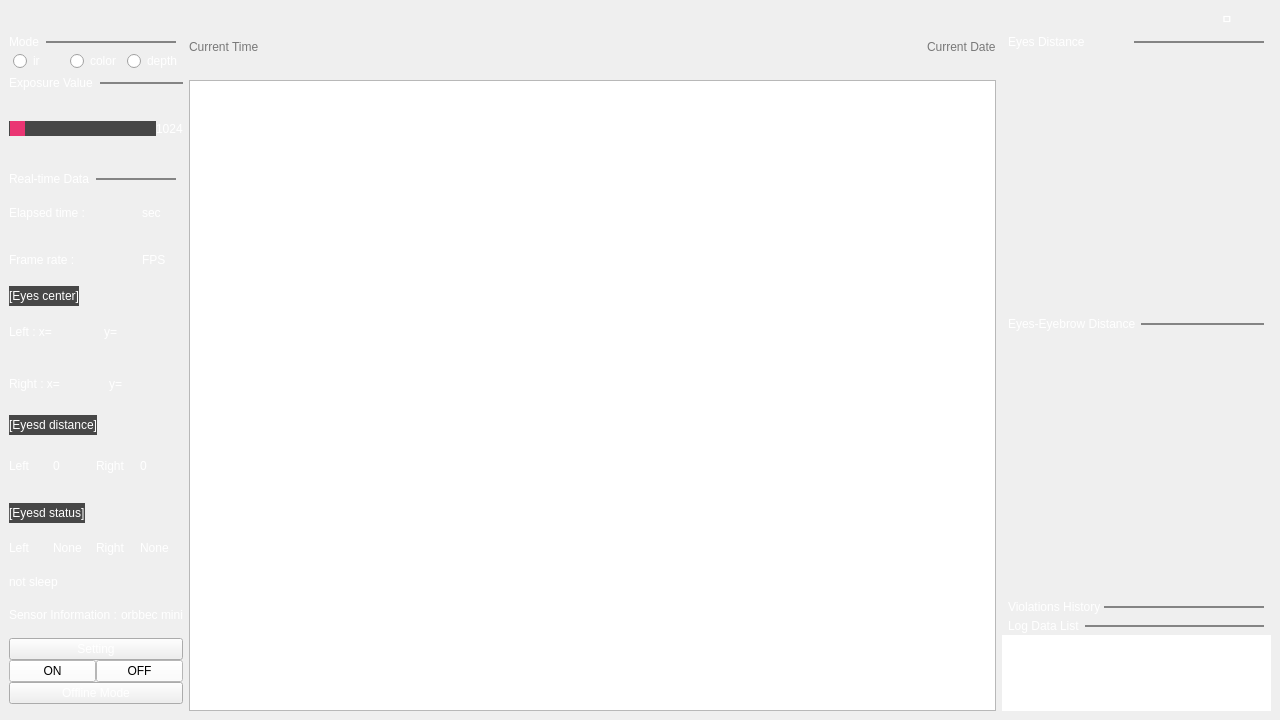
<?xml version="1.0" encoding="UTF-8"?>
<ui version="4.0">
 <class>MainWindow</class>
 <widget class="QMainWindow" name="MainWindow">
  <property name="geometry">
   <rect>
    <x>0</x>
    <y>0</y>
    <width>1280</width>
    <height>720</height>
   </rect>
  </property>
  <property name="windowTitle">
   <string>MainWindow</string>
  </property>
  <property name="styleSheet">
   <string notr="true">background-color:balckrgb(46, 47, 48)</string>
  </property>
  <widget class="QWidget" name="centralwidget">
   <layout class="QGridLayout" name="gridLayout">
    <item row="0" column="0">
     <layout class="QHBoxLayout" name="TitleBar">
      <item>
       <widget class="QLabel" name="title">
        <property name="text">
         <string/>
        </property>
        <property name="pixmap">
         <pixmap resource="../Resource.qrc">:/res/DIV_common_top_logo_icon.png</pixmap>
        </property>
       </widget>
      </item>
      <item>
       <spacer name="horizontalSpacer">
        <property name="orientation">
         <enum>Qt::Horizontal</enum>
        </property>
        <property name="sizeHint" stdset="0">
         <size>
          <width>425</width>
          <height>20</height>
         </size>
        </property>
       </spacer>
      </item>
      <item>
       <layout class="QHBoxLayout" name="horizontalLayout">
        <item>
         <widget class="QPushButton" name="minimize_Button">
          <property name="styleSheet">
           <string notr="true">border:none;
color:white</string>
          </property>
          <property name="text">
           <string/>
          </property>
          <property name="icon">
           <iconset>
            <normaloff>../res/DIV_common_top_minimize_icon_over.png</normaloff>../res/DIV_common_top_minimize_icon_over.png</iconset>
          </property>
         </widget>
        </item>
        <item>
         <widget class="QPushButton" name="max_Button">
          <property name="styleSheet">
           <string notr="true">border:none;
color:white;</string>
          </property>
          <property name="text">
           <string>ㅁ</string>
          </property>
         </widget>
        </item>
        <item>
         <widget class="QPushButton" name="exit_Button">
          <property name="styleSheet">
           <string notr="true">border:none;
color:white</string>
          </property>
          <property name="text">
           <string/>
          </property>
          <property name="icon">
           <iconset>
            <normaloff>../res/DIV_common_top_exit_icon_over.png</normaloff>../res/DIV_common_top_exit_icon_over.png</iconset>
          </property>
         </widget>
        </item>
       </layout>
      </item>
     </layout>
    </item>
    <item row="1" column="0">
     <layout class="QHBoxLayout" name="horizontalLayout_23" stretch="1,6,2">
      <item>
       <layout class="QVBoxLayout" name="verticalLayout_7" stretch="1,1,5,1">
        <property name="spacing">
         <number>5</number>
        </property>
        <property name="topMargin">
         <number>0</number>
        </property>
        <item>
         <layout class="QVBoxLayout" name="mode_layout" stretch="0,1">
          <property name="spacing">
           <number>2</number>
          </property>
          <item>
           <layout class="QHBoxLayout" name="horizontalLayout_18" stretch="0,1">
            <property name="spacing">
             <number>7</number>
            </property>
            <property name="rightMargin">
             <number>7</number>
            </property>
            <item>
             <widget class="QLabel" name="label_12">
              <property name="styleSheet">
               <string notr="true">color:white</string>
              </property>
              <property name="text">
               <string>Mode</string>
              </property>
             </widget>
            </item>
            <item>
             <widget class="QLabel" name="label_6">
              <property name="sizePolicy">
               <sizepolicy hsizetype="Preferred" vsizetype="Fixed">
                <horstretch>0</horstretch>
                <verstretch>2</verstretch>
               </sizepolicy>
              </property>
              <property name="minimumSize">
               <size>
                <width>0</width>
                <height>2</height>
               </size>
              </property>
              <property name="maximumSize">
               <size>
                <width>16777215</width>
                <height>2</height>
               </size>
              </property>
              <property name="toolTipDuration">
               <number>-1</number>
              </property>
              <property name="styleSheet">
               <string notr="true">background-color:rgb(132,132,132);</string>
              </property>
              <property name="text">
               <string/>
              </property>
              <property name="indent">
               <number>0</number>
              </property>
             </widget>
            </item>
           </layout>
          </item>
          <item>
           <layout class="QHBoxLayout" name="horizontalLayout_7">
            <property name="leftMargin">
             <number>4</number>
            </property>
            <item>
             <widget class="QRadioButton" name="ir_Btn">
              <property name="styleSheet">
               <string notr="true">color:white</string>
              </property>
              <property name="text">
               <string>ir</string>
              </property>
             </widget>
            </item>
            <item>
             <widget class="QRadioButton" name="color_Btn">
              <property name="styleSheet">
               <string notr="true">color:white</string>
              </property>
              <property name="text">
               <string>color</string>
              </property>
             </widget>
            </item>
            <item>
             <widget class="QRadioButton" name="depth_Btn">
              <property name="styleSheet">
               <string notr="true">color:white</string>
              </property>
              <property name="text">
               <string>depth</string>
              </property>
             </widget>
            </item>
           </layout>
          </item>
         </layout>
        </item>
        <item>
         <layout class="QVBoxLayout" name="exposurelayout" stretch="0,1">
          <property name="spacing">
           <number>0</number>
          </property>
          <item>
           <layout class="QHBoxLayout" name="horizontalLayout_16" stretch="0,1">
            <property name="spacing">
             <number>7</number>
            </property>
            <item>
             <widget class="QLabel" name="label_4">
              <property name="styleSheet">
               <string notr="true">color:white</string>
              </property>
              <property name="text">
               <string>Exposure Value</string>
              </property>
             </widget>
            </item>
            <item>
             <widget class="QLabel" name="label_34">
              <property name="sizePolicy">
               <sizepolicy hsizetype="Preferred" vsizetype="Fixed">
                <horstretch>0</horstretch>
                <verstretch>2</verstretch>
               </sizepolicy>
              </property>
              <property name="minimumSize">
               <size>
                <width>0</width>
                <height>2</height>
               </size>
              </property>
              <property name="maximumSize">
               <size>
                <width>16777215</width>
                <height>2</height>
               </size>
              </property>
              <property name="toolTipDuration">
               <number>-1</number>
              </property>
              <property name="styleSheet">
               <string notr="true">background-color:rgb(132,132,132);</string>
              </property>
              <property name="text">
               <string/>
              </property>
              <property name="indent">
               <number>0</number>
              </property>
             </widget>
            </item>
           </layout>
          </item>
          <item>
           <layout class="QHBoxLayout" name="horizontalLayout_17">
            <item>
             <widget class="QSlider" name="slideExposureVal">
              <property name="styleSheet">
               <string notr="true">QSlider::groove:horizontal {
	border : 1px solid rgb(71,71,71);
    height: 15px;
	background-color : rgb(71,71,71);
    }
QSlider::handle:horizontal {
	background-color : rgb(234,53,115);
    width: 15px;
    }
QSlider::handle:horizontal:hover{
	background-color : rgb(241, 153, 193);
    width: 15px;
}</string>
              </property>
              <property name="minimum">
               <number>1</number>
              </property>
              <property name="maximum">
               <number>1024</number>
              </property>
              <property name="pageStep">
               <number>9</number>
              </property>
              <property name="value">
               <number>1</number>
              </property>
              <property name="orientation">
               <enum>Qt::Horizontal</enum>
              </property>
             </widget>
            </item>
            <item>
             <widget class="QLabel" name="lblExposureVal">
              <property name="styleSheet">
               <string notr="true">color:white</string>
              </property>
              <property name="text">
               <string>1024</string>
              </property>
             </widget>
            </item>
           </layout>
          </item>
         </layout>
        </item>
        <item>
         <layout class="QVBoxLayout" name="verticalLayout_3" stretch="0,1,1,3,2,3">
          <property name="spacing">
           <number>6</number>
          </property>
          <item>
           <layout class="QHBoxLayout" name="horizontalLayout_14" stretch="0,1">
            <property name="spacing">
             <number>7</number>
            </property>
            <property name="rightMargin">
             <number>7</number>
            </property>
            <item>
             <widget class="QLabel" name="label">
              <property name="styleSheet">
               <string notr="true">color:white</string>
              </property>
              <property name="text">
               <string>Real-time Data</string>
              </property>
             </widget>
            </item>
            <item>
             <widget class="QLabel" name="label_5">
              <property name="sizePolicy">
               <sizepolicy hsizetype="Preferred" vsizetype="Fixed">
                <horstretch>0</horstretch>
                <verstretch>2</verstretch>
               </sizepolicy>
              </property>
              <property name="minimumSize">
               <size>
                <width>0</width>
                <height>2</height>
               </size>
              </property>
              <property name="maximumSize">
               <size>
                <width>16777215</width>
                <height>2</height>
               </size>
              </property>
              <property name="toolTipDuration">
               <number>-1</number>
              </property>
              <property name="styleSheet">
               <string notr="true">background-color:rgb(132,132,132);</string>
              </property>
              <property name="text">
               <string/>
              </property>
              <property name="indent">
               <number>0</number>
              </property>
             </widget>
            </item>
           </layout>
          </item>
          <item>
           <layout class="QHBoxLayout" name="Elapsed_time">
            <item>
             <widget class="QLabel" name="label_14">
              <property name="styleSheet">
               <string notr="true">color:white</string>
              </property>
              <property name="text">
               <string>Elapsed time : </string>
              </property>
             </widget>
            </item>
            <item>
             <widget class="QLabel" name="TimeElapsed_lbl">
              <property name="styleSheet">
               <string notr="true">color:white</string>
              </property>
              <property name="text">
               <string/>
              </property>
              <property name="alignment">
               <set>Qt::AlignCenter</set>
              </property>
             </widget>
            </item>
            <item>
             <widget class="QLabel" name="label_16">
              <property name="styleSheet">
               <string notr="true">color:white</string>
              </property>
              <property name="text">
               <string>sec</string>
              </property>
             </widget>
            </item>
           </layout>
          </item>
          <item>
           <layout class="QHBoxLayout" name="Frame_rate">
            <item>
             <widget class="QLabel" name="label_11">
              <property name="styleSheet">
               <string notr="true">color:white</string>
              </property>
              <property name="text">
               <string>Frame rate :    </string>
              </property>
             </widget>
            </item>
            <item>
             <widget class="QLabel" name="fps_lbl">
              <property name="styleSheet">
               <string notr="true">color:white</string>
              </property>
              <property name="text">
               <string/>
              </property>
              <property name="alignment">
               <set>Qt::AlignCenter</set>
              </property>
             </widget>
            </item>
            <item>
             <widget class="QLabel" name="label_13">
              <property name="styleSheet">
               <string notr="true">color:white</string>
              </property>
              <property name="text">
               <string>FPS</string>
              </property>
             </widget>
            </item>
           </layout>
          </item>
          <item>
           <layout class="QVBoxLayout" name="Eyescenterlayout" stretch="0,1,1">
            <property name="spacing">
             <number>0</number>
            </property>
            <item>
             <layout class="QHBoxLayout" name="horizontalLayout_8">
              <item>
               <widget class="QLabel" name="label_22">
                <property name="styleSheet">
                 <string notr="true">color:white;
background-color : rgb(71,71,71);</string>
                </property>
                <property name="text">
                 <string>[Eyes center]</string>
                </property>
               </widget>
              </item>
              <item>
               <spacer name="horizontalSpacer_6">
                <property name="orientation">
                 <enum>Qt::Horizontal</enum>
                </property>
                <property name="sizeHint" stdset="0">
                 <size>
                  <width>40</width>
                  <height>20</height>
                 </size>
                </property>
               </spacer>
              </item>
             </layout>
            </item>
            <item>
             <layout class="QHBoxLayout" name="horizontalLayout_5" stretch="1,1,1,1,1,1">
              <item>
               <widget class="QLabel" name="label_23">
                <property name="styleSheet">
                 <string notr="true">color:white</string>
                </property>
                <property name="text">
                 <string>Left : x=</string>
                </property>
               </widget>
              </item>
              <item>
               <widget class="QLabel" name="lblLEyeCenterX">
                <property name="styleSheet">
                 <string notr="true">color:white</string>
                </property>
                <property name="text">
                 <string/>
                </property>
               </widget>
              </item>
              <item>
               <spacer name="horizontalSpacer_10">
                <property name="orientation">
                 <enum>Qt::Horizontal</enum>
                </property>
                <property name="sizeHint" stdset="0">
                 <size>
                  <width>40</width>
                  <height>20</height>
                 </size>
                </property>
               </spacer>
              </item>
              <item>
               <widget class="QLabel" name="label_25">
                <property name="styleSheet">
                 <string notr="true">color:white</string>
                </property>
                <property name="text">
                 <string>y=</string>
                </property>
               </widget>
              </item>
              <item>
               <widget class="QLabel" name="lblLEyeCenterY">
                <property name="styleSheet">
                 <string notr="true">color:white</string>
                </property>
                <property name="text">
                 <string/>
                </property>
               </widget>
              </item>
              <item>
               <spacer name="horizontalSpacer_7">
                <property name="orientation">
                 <enum>Qt::Horizontal</enum>
                </property>
                <property name="sizeHint" stdset="0">
                 <size>
                  <width>40</width>
                  <height>20</height>
                 </size>
                </property>
               </spacer>
              </item>
             </layout>
            </item>
            <item>
             <layout class="QHBoxLayout" name="horizontalLayout_6" stretch="1,1,1,1,1,1">
              <item>
               <widget class="QLabel" name="label_24">
                <property name="styleSheet">
                 <string notr="true">color:white</string>
                </property>
                <property name="text">
                 <string>Right : x=</string>
                </property>
               </widget>
              </item>
              <item>
               <widget class="QLabel" name="lblREyeCenterX">
                <property name="styleSheet">
                 <string notr="true">color:white</string>
                </property>
                <property name="text">
                 <string/>
                </property>
               </widget>
              </item>
              <item>
               <spacer name="horizontalSpacer_12">
                <property name="orientation">
                 <enum>Qt::Horizontal</enum>
                </property>
                <property name="sizeHint" stdset="0">
                 <size>
                  <width>40</width>
                  <height>20</height>
                 </size>
                </property>
               </spacer>
              </item>
              <item>
               <widget class="QLabel" name="label_26">
                <property name="styleSheet">
                 <string notr="true">color:white</string>
                </property>
                <property name="text">
                 <string>y=</string>
                </property>
               </widget>
              </item>
              <item>
               <widget class="QLabel" name="lblREyeCenterY">
                <property name="styleSheet">
                 <string notr="true">color:white</string>
                </property>
                <property name="text">
                 <string/>
                </property>
               </widget>
              </item>
              <item>
               <spacer name="horizontalSpacer_8">
                <property name="orientation">
                 <enum>Qt::Horizontal</enum>
                </property>
                <property name="sizeHint" stdset="0">
                 <size>
                  <width>40</width>
                  <height>20</height>
                 </size>
                </property>
               </spacer>
              </item>
             </layout>
            </item>
           </layout>
          </item>
          <item>
           <layout class="QVBoxLayout" name="Eyesd_distance" stretch="0,1">
            <property name="spacing">
             <number>0</number>
            </property>
            <item>
             <layout class="QHBoxLayout" name="horizontalLayout_9">
              <item>
               <widget class="QLabel" name="label_15">
                <property name="styleSheet">
                 <string notr="true">color:white;
background-color : rgb(71,71,71);</string>
                </property>
                <property name="text">
                 <string>[Eyesd distance]</string>
                </property>
               </widget>
              </item>
              <item>
               <spacer name="horizontalSpacer_4">
                <property name="orientation">
                 <enum>Qt::Horizontal</enum>
                </property>
                <property name="sizeHint" stdset="0">
                 <size>
                  <width>40</width>
                  <height>20</height>
                 </size>
                </property>
               </spacer>
              </item>
             </layout>
            </item>
            <item>
             <layout class="QHBoxLayout" name="horizontalLayout_11">
              <item>
               <widget class="QLabel" name="label_17">
                <property name="styleSheet">
                 <string notr="true">color:white</string>
                </property>
                <property name="text">
                 <string>Left</string>
                </property>
               </widget>
              </item>
              <item>
               <widget class="QLabel" name="lblEyeDistL">
                <property name="styleSheet">
                 <string notr="true">color:white</string>
                </property>
                <property name="text">
                 <string>0</string>
                </property>
               </widget>
              </item>
              <item>
               <widget class="QLabel" name="label_18">
                <property name="styleSheet">
                 <string notr="true">color:white</string>
                </property>
                <property name="text">
                 <string>Right</string>
                </property>
               </widget>
              </item>
              <item>
               <widget class="QLabel" name="lblEyeDistR">
                <property name="styleSheet">
                 <string notr="true">color:white</string>
                </property>
                <property name="text">
                 <string>0</string>
                </property>
               </widget>
              </item>
             </layout>
            </item>
           </layout>
          </item>
          <item>
           <layout class="QVBoxLayout" name="Eyesd_status" stretch="0,1,1">
            <property name="spacing">
             <number>0</number>
            </property>
            <property name="bottomMargin">
             <number>3</number>
            </property>
            <item>
             <layout class="QHBoxLayout" name="horizontalLayout_10">
              <item>
               <widget class="QLabel" name="label_19">
                <property name="styleSheet">
                 <string notr="true">color:white;
background-color : rgb(71,71,71);</string>
                </property>
                <property name="text">
                 <string>[Eyesd status]</string>
                </property>
               </widget>
              </item>
              <item>
               <spacer name="horizontalSpacer_5">
                <property name="orientation">
                 <enum>Qt::Horizontal</enum>
                </property>
                <property name="sizeHint" stdset="0">
                 <size>
                  <width>40</width>
                  <height>20</height>
                 </size>
                </property>
               </spacer>
              </item>
             </layout>
            </item>
            <item>
             <layout class="QHBoxLayout" name="horizontalLayout_12">
              <item>
               <widget class="QLabel" name="label_20">
                <property name="styleSheet">
                 <string notr="true">color:white</string>
                </property>
                <property name="text">
                 <string>Left</string>
                </property>
               </widget>
              </item>
              <item>
               <widget class="QLabel" name="lblEyeStatL">
                <property name="styleSheet">
                 <string notr="true">color:white</string>
                </property>
                <property name="text">
                 <string>None</string>
                </property>
               </widget>
              </item>
              <item>
               <widget class="QLabel" name="label_21">
                <property name="styleSheet">
                 <string notr="true">color:white</string>
                </property>
                <property name="text">
                 <string>Right</string>
                </property>
               </widget>
              </item>
              <item>
               <widget class="QLabel" name="lblEyeStatR">
                <property name="styleSheet">
                 <string notr="true">color:white</string>
                </property>
                <property name="text">
                 <string>None</string>
                </property>
               </widget>
              </item>
             </layout>
            </item>
            <item>
             <layout class="QVBoxLayout" name="verticalLayout_8">
              <item>
               <widget class="QLabel" name="lblStatus">
                <property name="styleSheet">
                 <string notr="true">color:white</string>
                </property>
                <property name="text">
                 <string>not sleep</string>
                </property>
               </widget>
              </item>
              <item>
               <widget class="QLabel" name="label_29">
                <property name="text">
                 <string/>
                </property>
               </widget>
              </item>
              <item>
               <layout class="QHBoxLayout" name="horizontalLayout_13">
                <item>
                 <widget class="QLabel" name="label_27">
                  <property name="styleSheet">
                   <string notr="true">color:white</string>
                  </property>
                  <property name="text">
                   <string>Sensor Information : </string>
                  </property>
                 </widget>
                </item>
                <item>
                 <widget class="QLabel" name="label_28">
                  <property name="styleSheet">
                   <string notr="true">color:white</string>
                  </property>
                  <property name="text">
                   <string>orbbec mini</string>
                  </property>
                 </widget>
                </item>
               </layout>
              </item>
             </layout>
            </item>
           </layout>
          </item>
         </layout>
        </item>
        <item>
         <layout class="QVBoxLayout" name="Btn_group">
          <property name="spacing">
           <number>0</number>
          </property>
          <property name="topMargin">
           <number>7</number>
          </property>
          <property name="bottomMargin">
           <number>7</number>
          </property>
          <item>
           <widget class="QPushButton" name="Setting_Btn">
            <property name="styleSheet">
             <string notr="true">color:white</string>
            </property>
            <property name="text">
             <string>Setting</string>
            </property>
           </widget>
          </item>
          <item>
           <layout class="QHBoxLayout" name="horizontalLayout_4">
            <property name="spacing">
             <number>0</number>
            </property>
            <item>
             <widget class="QPushButton" name="start_Btn">
              <property name="styleSheet">
               <string notr="true">background-color:white</string>
              </property>
              <property name="text">
               <string>ON</string>
              </property>
             </widget>
            </item>
            <item>
             <widget class="QPushButton" name="stop_Btn">
              <property name="styleSheet">
               <string notr="true">background-color:white</string>
              </property>
              <property name="text">
               <string>OFF</string>
              </property>
             </widget>
            </item>
           </layout>
          </item>
          <item>
           <widget class="QPushButton" name="offline_mode">
            <property name="styleSheet">
             <string notr="true">color:white</string>
            </property>
            <property name="text">
             <string>Offline Mode</string>
            </property>
           </widget>
          </item>
         </layout>
        </item>
       </layout>
      </item>
      <item>
       <layout class="QVBoxLayout" name="VideoView">
        <property name="topMargin">
         <number>5</number>
        </property>
        <item>
         <layout class="QHBoxLayout" name="horizontalLayout_2">
          <item>
           <layout class="QVBoxLayout" name="verticalLayout">
            <item>
             <widget class="QLabel" name="label_2">
              <property name="styleSheet">
               <string notr="true">color:rgb(120, 120, 120)</string>
              </property>
              <property name="text">
               <string>Current Time</string>
              </property>
             </widget>
            </item>
            <item>
             <widget class="QLabel" name="time_lbl">
              <property name="styleSheet">
               <string notr="true">color:white</string>
              </property>
              <property name="text">
               <string/>
              </property>
             </widget>
            </item>
           </layout>
          </item>
          <item>
           <spacer name="horizontalSpacer_2">
            <property name="orientation">
             <enum>Qt::Horizontal</enum>
            </property>
            <property name="sizeHint" stdset="0">
             <size>
              <width>40</width>
              <height>20</height>
             </size>
            </property>
           </spacer>
          </item>
          <item>
           <widget class="QPushButton" name="homedsm_Button">
            <property name="styleSheet">
             <string notr="true">border:none</string>
            </property>
            <property name="text">
             <string/>
            </property>
            <property name="icon">
             <iconset>
              <normaloff>../res/DIV_home_dsm_btn_off.png</normaloff>
              <normalon>:/res/DIV_home_dsm_btn_on.png</normalon>../res/DIV_home_dsm_btn_off.png</iconset>
            </property>
            <property name="iconSize">
             <size>
              <width>190</width>
              <height>45</height>
             </size>
            </property>
           </widget>
          </item>
          <item>
           <spacer name="horizontalSpacer_3">
            <property name="orientation">
             <enum>Qt::Horizontal</enum>
            </property>
            <property name="sizeHint" stdset="0">
             <size>
              <width>40</width>
              <height>20</height>
             </size>
            </property>
           </spacer>
          </item>
          <item>
           <layout class="QVBoxLayout" name="verticalLayout_2">
            <item>
             <widget class="QLabel" name="label_3">
              <property name="styleSheet">
               <string notr="true">color:rgb(120, 120, 120)</string>
              </property>
              <property name="text">
               <string>Current Date</string>
              </property>
             </widget>
            </item>
            <item>
             <widget class="QLabel" name="date_lbl">
              <property name="styleSheet">
               <string notr="true">color:white</string>
              </property>
              <property name="text">
               <string/>
              </property>
             </widget>
            </item>
           </layout>
          </item>
         </layout>
        </item>
        <item>
         <widget class="QGraphicsView" name="imageViewer">
          <property name="verticalScrollBarPolicy">
           <enum>Qt::ScrollBarAlwaysOff</enum>
          </property>
          <property name="horizontalScrollBarPolicy">
           <enum>Qt::ScrollBarAlwaysOff</enum>
          </property>
         </widget>
        </item>
       </layout>
      </item>
      <item>
       <layout class="QVBoxLayout" name="verticalLayout_12" stretch="3,3,2,1">
        <property name="spacing">
         <number>5</number>
        </property>
        <property name="topMargin">
         <number>0</number>
        </property>
        <item>
         <layout class="QVBoxLayout" name="verticalLayout_5" stretch="7,1">
          <property name="spacing">
           <number>0</number>
          </property>
          <item>
           <layout class="QVBoxLayout" name="verticalLayout_4" stretch="0,1">
            <property name="spacing">
             <number>2</number>
            </property>
            <item>
             <layout class="QHBoxLayout" name="horizontalLayout_19" stretch="0,0">
              <property name="rightMargin">
               <number>7</number>
              </property>
              <item>
               <widget class="QLabel" name="label_8">
                <property name="styleSheet">
                 <string notr="true">color:white;
margin-left:3px</string>
                </property>
                <property name="text">
                 <string>Eyes Distance</string>
                </property>
                <property name="margin">
                 <number>0</number>
                </property>
               </widget>
              </item>
              <item>
               <widget class="QLabel" name="label_30">
                <property name="sizePolicy">
                 <sizepolicy hsizetype="Preferred" vsizetype="Fixed">
                  <horstretch>0</horstretch>
                  <verstretch>2</verstretch>
                 </sizepolicy>
                </property>
                <property name="minimumSize">
                 <size>
                  <width>0</width>
                  <height>2</height>
                 </size>
                </property>
                <property name="maximumSize">
                 <size>
                  <width>16777215</width>
                  <height>2</height>
                 </size>
                </property>
                <property name="toolTipDuration">
                 <number>-1</number>
                </property>
                <property name="styleSheet">
                 <string notr="true">background-color:rgb(132,132,132);</string>
                </property>
                <property name="text">
                 <string/>
                </property>
                <property name="indent">
                 <number>0</number>
                </property>
               </widget>
              </item>
             </layout>
            </item>
            <item>
             <layout class="QHBoxLayout" name="eyeDist">
              <property name="spacing">
               <number>0</number>
              </property>
              <property name="sizeConstraint">
               <enum>QLayout::SetNoConstraint</enum>
              </property>
              <property name="leftMargin">
               <number>0</number>
              </property>
              <property name="rightMargin">
               <number>0</number>
              </property>
             </layout>
            </item>
           </layout>
          </item>
          <item>
           <layout class="QHBoxLayout" name="horizontalLayout_3">
            <property name="spacing">
             <number>2</number>
            </property>
            <property name="leftMargin">
             <number>3</number>
            </property>
            <property name="rightMargin">
             <number>3</number>
            </property>
            <item>
             <widget class="QLabel" name="timeImageL">
              <property name="text">
               <string/>
              </property>
             </widget>
            </item>
            <item>
             <widget class="QLabel" name="startTime">
              <property name="styleSheet">
               <string notr="true">color:white</string>
              </property>
              <property name="text">
               <string/>
              </property>
             </widget>
            </item>
            <item>
             <spacer name="horizontalSpacer_9">
              <property name="orientation">
               <enum>Qt::Horizontal</enum>
              </property>
              <property name="sizeHint" stdset="0">
               <size>
                <width>40</width>
                <height>20</height>
               </size>
              </property>
             </spacer>
            </item>
            <item>
             <widget class="QLabel" name="timeImageR">
              <property name="text">
               <string/>
              </property>
             </widget>
            </item>
            <item>
             <widget class="QLabel" name="endTime">
              <property name="styleSheet">
               <string notr="true">color:white
</string>
              </property>
              <property name="text">
               <string/>
              </property>
             </widget>
            </item>
           </layout>
          </item>
         </layout>
        </item>
        <item>
         <layout class="QVBoxLayout" name="verticalLayout_9" stretch="7,1">
          <property name="spacing">
           <number>0</number>
          </property>
          <item>
           <layout class="QVBoxLayout" name="verticalLayout_6" stretch="0,1">
            <property name="spacing">
             <number>2</number>
            </property>
            <item>
             <layout class="QHBoxLayout" name="horizontalLayout_20" stretch="0,1">
              <property name="rightMargin">
               <number>7</number>
              </property>
              <item>
               <widget class="QLabel" name="label_9">
                <property name="styleSheet">
                 <string notr="true">margin-left:3px;color:white</string>
                </property>
                <property name="text">
                 <string>Eyes-Eyebrow Distance</string>
                </property>
               </widget>
              </item>
              <item>
               <widget class="QLabel" name="label_31">
                <property name="sizePolicy">
                 <sizepolicy hsizetype="Preferred" vsizetype="Fixed">
                  <horstretch>0</horstretch>
                  <verstretch>2</verstretch>
                 </sizepolicy>
                </property>
                <property name="minimumSize">
                 <size>
                  <width>0</width>
                  <height>2</height>
                 </size>
                </property>
                <property name="maximumSize">
                 <size>
                  <width>16777215</width>
                  <height>2</height>
                 </size>
                </property>
                <property name="toolTipDuration">
                 <number>-1</number>
                </property>
                <property name="styleSheet">
                 <string notr="true">background-color:rgb(132,132,132);</string>
                </property>
                <property name="text">
                 <string/>
                </property>
                <property name="indent">
                 <number>0</number>
                </property>
               </widget>
              </item>
             </layout>
            </item>
            <item>
             <layout class="QHBoxLayout" name="eyebrowDist">
              <property name="spacing">
               <number>0</number>
              </property>
              <property name="sizeConstraint">
               <enum>QLayout::SetNoConstraint</enum>
              </property>
              <property name="leftMargin">
               <number>0</number>
              </property>
              <property name="rightMargin">
               <number>0</number>
              </property>
              <property name="bottomMargin">
               <number>0</number>
              </property>
             </layout>
            </item>
           </layout>
          </item>
          <item>
           <layout class="QHBoxLayout" name="horizontalLayout_15">
            <property name="spacing">
             <number>2</number>
            </property>
            <property name="leftMargin">
             <number>3</number>
            </property>
            <property name="rightMargin">
             <number>3</number>
            </property>
            <item>
             <widget class="QLabel" name="timeImageL2">
              <property name="text">
               <string/>
              </property>
             </widget>
            </item>
            <item>
             <widget class="QLabel" name="startTime2">
              <property name="styleSheet">
               <string notr="true">color:white</string>
              </property>
              <property name="text">
               <string/>
              </property>
             </widget>
            </item>
            <item>
             <spacer name="horizontalSpacer_11">
              <property name="orientation">
               <enum>Qt::Horizontal</enum>
              </property>
              <property name="sizeHint" stdset="0">
               <size>
                <width>40</width>
                <height>20</height>
               </size>
              </property>
             </spacer>
            </item>
            <item>
             <widget class="QLabel" name="timeImageR2">
              <property name="text">
               <string/>
              </property>
             </widget>
            </item>
            <item>
             <widget class="QLabel" name="endTime2">
              <property name="styleSheet">
               <string notr="true">color:white
</string>
              </property>
              <property name="text">
               <string/>
              </property>
             </widget>
            </item>
           </layout>
          </item>
         </layout>
        </item>
        <item>
         <layout class="QVBoxLayout" name="verticalLayout_10" stretch="0,1">
          <property name="spacing">
           <number>0</number>
          </property>
          <item>
           <layout class="QHBoxLayout" name="horizontalLayout_21" stretch="0,1">
            <property name="rightMargin">
             <number>7</number>
            </property>
            <item>
             <widget class="QLabel" name="label_7">
              <property name="styleSheet">
               <string notr="true">color:white;
margin-left:3px</string>
              </property>
              <property name="text">
               <string>Violations History</string>
              </property>
             </widget>
            </item>
            <item>
             <widget class="QLabel" name="label_32">
              <property name="sizePolicy">
               <sizepolicy hsizetype="Preferred" vsizetype="Fixed">
                <horstretch>0</horstretch>
                <verstretch>2</verstretch>
               </sizepolicy>
              </property>
              <property name="minimumSize">
               <size>
                <width>0</width>
                <height>2</height>
               </size>
              </property>
              <property name="maximumSize">
               <size>
                <width>16777215</width>
                <height>2</height>
               </size>
              </property>
              <property name="toolTipDuration">
               <number>-1</number>
              </property>
              <property name="styleSheet">
               <string notr="true">background-color:rgb(132,132,132);</string>
              </property>
              <property name="text">
               <string/>
              </property>
              <property name="indent">
               <number>0</number>
              </property>
             </widget>
            </item>
           </layout>
          </item>
          <item>
           <layout class="QVBoxLayout" name="screenshot_layout">
            <property name="spacing">
             <number>7</number>
            </property>
           </layout>
          </item>
         </layout>
        </item>
        <item>
         <layout class="QVBoxLayout" name="verticalLayout_11">
          <property name="spacing">
           <number>2</number>
          </property>
          <item>
           <layout class="QHBoxLayout" name="horizontalLayout_22" stretch="0,1">
            <property name="rightMargin">
             <number>7</number>
            </property>
            <item>
             <widget class="QLabel" name="label_10">
              <property name="styleSheet">
               <string notr="true">color:white;
margin-left:3px</string>
              </property>
              <property name="text">
               <string>Log Data List</string>
              </property>
             </widget>
            </item>
            <item>
             <widget class="QLabel" name="label_33">
              <property name="sizePolicy">
               <sizepolicy hsizetype="Preferred" vsizetype="Fixed">
                <horstretch>0</horstretch>
                <verstretch>2</verstretch>
               </sizepolicy>
              </property>
              <property name="minimumSize">
               <size>
                <width>0</width>
                <height>2</height>
               </size>
              </property>
              <property name="maximumSize">
               <size>
                <width>16777215</width>
                <height>2</height>
               </size>
              </property>
              <property name="toolTipDuration">
               <number>-1</number>
              </property>
              <property name="styleSheet">
               <string notr="true">background-color:rgb(132,132,132);</string>
              </property>
              <property name="text">
               <string/>
              </property>
              <property name="indent">
               <number>0</number>
              </property>
             </widget>
            </item>
           </layout>
          </item>
          <item>
           <widget class="QListWidget" name="logDataList">
            <property name="contextMenuPolicy">
             <enum>Qt::NoContextMenu</enum>
            </property>
            <property name="styleSheet">
             <string notr="true">QListWidget::item:hover{color:rgb(234, 53, 115)}</string>
            </property>
            <property name="frameShape">
             <enum>QFrame::NoFrame</enum>
            </property>
            <property name="verticalScrollBarPolicy">
             <enum>Qt::ScrollBarAlwaysOff</enum>
            </property>
            <property name="horizontalScrollBarPolicy">
             <enum>Qt::ScrollBarAsNeeded</enum>
            </property>
           </widget>
          </item>
         </layout>
        </item>
       </layout>
      </item>
     </layout>
    </item>
   </layout>
  </widget>
 </widget>
 <resources>
  <include location="../Resource.qrc"/>
 </resources>
 <connections/>
</ui>
